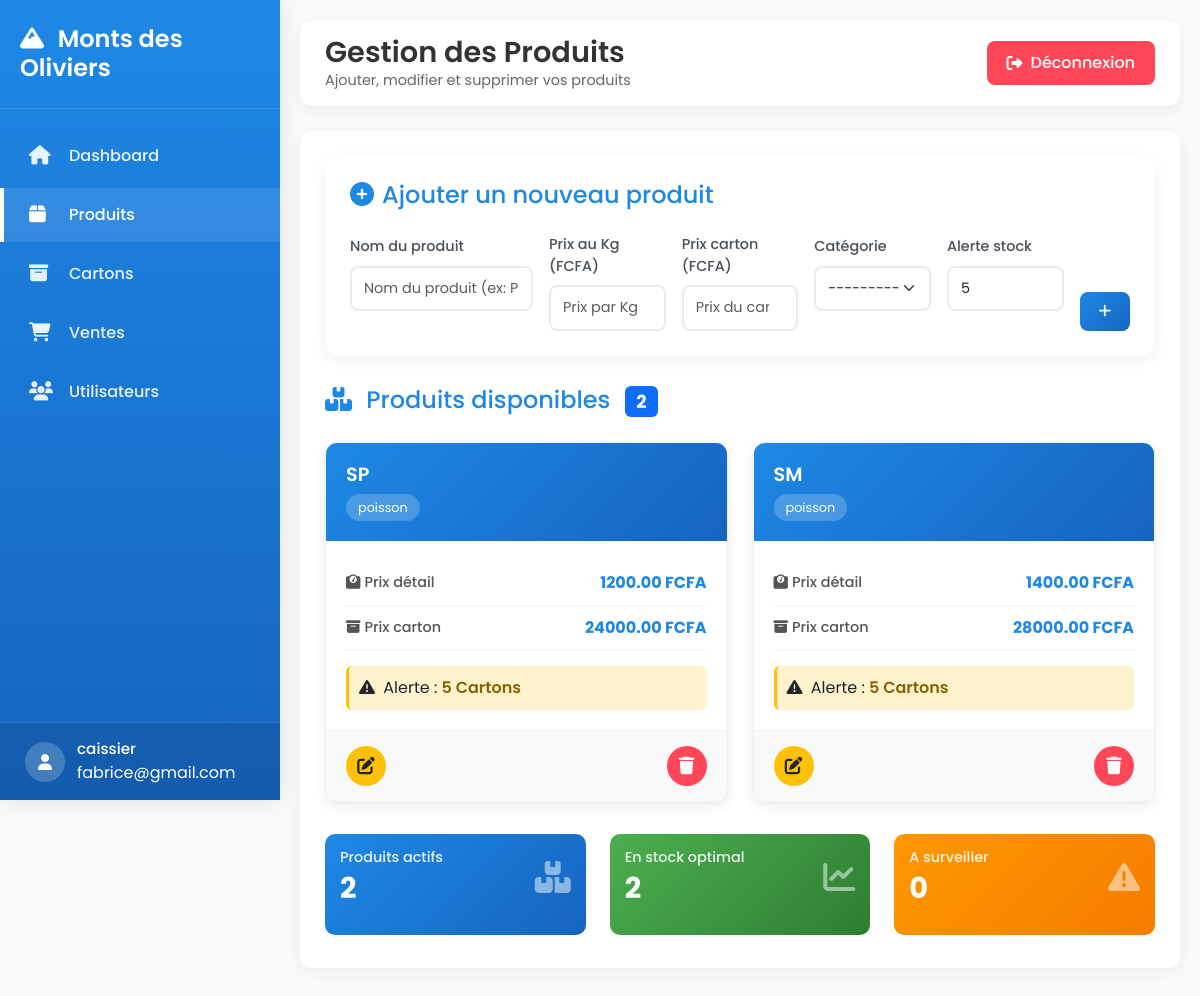
Page /produits/ (signed in) on the committed database.
### stock_produit/models/user.py (models this page shows, shortened)
class User(AbstractUser):
    USER_TYPE_CHOICES = [
        ('admin', 'Admin'),
        ('caissier', 'Caissier'),
    ]
    username = None
    email = models.EmailField(unique=True)
    user_type = models.CharField(max_length=10, choices=USER_TYPE_CHOICES)
    USERNAME_FIELD = 'email'
    REQUIRED_FIELDS = []

### stock_produit/models/produit.py (models this page shows, shortened)
class Produit(models.Model):
    CATEGORY_CHOICES = [
        ('volaille', 'Volailles'),
        ('poisson', 'Poissons'),
        ('frites', 'Frites'),
    ]
    name = models.CharField(max_length=100)
    price_per_kg = models.DecimalField(max_digits=10, decimal_places=2)
    carton_price = models.DecimalField(max_digits=10, decimal_places=2)
    category = models.CharField(max_length=20, choices=CATEGORY_CHOICES)
    stock_alert = models.PositiveIntegerField(default=5)
    created_at = models.DateTimeField(auto_now_add=True)

### stock_produit/views.py (the view)
# urls.py: path("produits/", views.produits, name="produits"),
@login_required
def produits(request):
    produits = Produit.objects.all()
    if request.method == "POST":
        form = ProduitForm(request.POST)
        if form.is_valid():
            form.save()
            return redirect("produits")
    else:
        form = ProduitForm()
    return render(request, "Produit/produits.html", {
        "produits": produits,
        "form": form,
    })

### stock_produit/forms.py
class ProduitForm(forms.ModelForm):
    class Meta:
        model = Produit
        fields = [
            "name",
            "price_per_kg",
            "carton_price",
            "category",
            "stock_alert",
        ]
        widgets = {
            "name": forms.TextInput(attrs={
                "class": "form-control",
                "placeholder": "Nom du produit (ex: Poulet entier)"
            }),
            "price_per_kg": forms.NumberInput(attrs={
                "class": "form-control",
                "placeholder": "Prix par Kg (FCFA)"
            }),
            "carton_price": forms.NumberInput(attrs={
                "class": "form-control",
                "placeholder": "Prix du carton (FCFA)"
            }),
            "category": forms.Select(attrs={
                "class": "form-select"
            }),
            "stock_alert": forms.NumberInput(attrs={
                "class": "form-control",
                "placeholder": "Seuil d’alerte stock (cartons)"
            }),
        }

### stock_produit/templates/Produit/produits.html (shortened to what this page needs)
{% extends "Base/base.html" %}
{% block page_title %}Gestion des Produits{% endblock %}
{% block page_subtitle %}Ajouter, modifier et supprimer vos produits{% endblock %}
{% block content %}
<div class="add-product-form fade-in">
    <h4 class="mb-4" style="color: #1e88e5;">
        <i class="fas fa-plus-circle me-2"></i>Ajouter un nouveau produit
    </h4>
    <form method="post" class="row g-3">
        <div class="col-lg-3 col-md-6">
            <label class="form-label">Nom du produit</label>
            {{ form.name }}
        </div>
        <div class="col-lg-2 col-md-6">
            <label class="form-label">Prix au Kg (FCFA)</label>
            {{ form.price_per_kg }}
        </div>
        <div class="col-lg-2 col-md-6">
            <label class="form-label">Prix carton (FCFA)</label>
            {{ form.carton_price }}
        </div>
        <div class="col-lg-2 col-md-6">
            <label class="form-label">Catégorie</label>
            {{ form.category }}
        </div>
        <div class="col-lg-2 col-md-6">
            <label class="form-label">Alerte stock</label>
            {{ form.stock_alert }}
        </div>
        <div class="col-lg-1 col-md-6 d-flex align-items-end">
            <button type="submit" class="submit-btn">
                <i class="fas fa-plus"></i>
            </button>
        </div>
    </form>
</div>
<div class="fade-in">
    <div class="page-header">
        <h4>
            <i class="fas fa-boxes me-2"></i>
            Produits disponibles
            <span class="badge bg-primary ms-2">{{ produits|length }}</span>
        </h4>
    </div>
    {% if produits %}
    <div class="product-grid">
        {% for p in produits reversed %}
        <div class="product-card">
            <div class="product-header">
                <h5>{{ p.name }}</h5>
                <div class="product-category">{{ p.category }}</div>
            </div>
            <div class="product-body">
                <div class="price-item">
                    <div class="price-label">
                        <i class="fas fa-weight me-1"></i>Prix détail
                    </div>
                    <div class="price-value">{{ p.price_per_kg }} FCFA</div>
                </div>
                <div class="price-item">
                    <div class="price-label">
                        <i class="fas fa-archive me-1"></i>Prix carton
                    </div>
                    <div class="price-value">{{ p.carton_price }} FCFA</div>
                </div>
                <div class="stock-alert">
                    <i class="fas fa-exclamation-triangle me-1"></i>
                    Alerte : <span>{{ p.stock_alert }} Cartons</span>
                </div>
            </div>
            <div class="product-actions">
                <a href="{% url 'produits_update' p.id %}" class="action-btn edit-btn" title="Modifier">
                    <i class="fas fa-edit"></i>
                </a>
                <form method="post" action="{% url 'produits_delete' p.id %}" class="d-inline">
                    <button type="submit" class="action-btn delete-btn" title="Supprimer"
                            onclick="return confirm('Êtes-vous sûr de vouloir supprimer ce produit ?')">
                        <i class="fas fa-trash"></i>
                    </button>
                </form>
            </div>
        </div>
        {% endfor %}
    </div>
    {% else %}
    <div class="empty-state">
        <i class="fas fa-box-open"></i>
        <h4 class="mt-3 mb-2">Aucun produit enregistré</h4>
        <p class="text-muted">Commencez par ajouter votre premier produit en utilisant le formulaire ci-dessus.</p>
    </div>
    {% endif %}
</div>
<div class="row mt-4 fade-in">
    <div class="col-md-4 my-2">
        <div class="stat-card" style="background: linear-gradient(135deg, #1e88e5 0%, #1565c0 100%);">
            <div class="d-flex justify-content-between align-items-center">
                <div>
                    <h6 class="mb-1">Produits actifs</h6>
                    <h3 class="mb-0">{{ produits|length }}</h3>
                </div>
                <i class="fas fa-boxes fa-2x opacity-50"></i>
            </div>
        </div>
    </div>
    <div class="col-md-4 my-2">
        <div class="stat-card" style="background: linear-gradient(135deg, #4CAF50 0%, #2E7D32 100%);">
            <div class="d-flex justify-content-between align-items-center">
                <div>
                    <h6 class="mb-1">En stock optimal</h6>
                    <h3 class="mb-0">{% widthratio produits|length 1 0.7|floatformat:0 %}</h3>
                </div>
                <i class="fas fa-chart-line fa-2x opacity-50"></i>
            </div>
        </div>
    </div>
    <div class="col-md-4 my-2">
        <div class="stat-card" style="background: linear-gradient(135deg, #FF9800 0%, #F57C00 100%);">
            <div class="d-flex justify-content-between align-items-center">
                <div>
                    <h6 class="mb-1">A surveiller</h6>
                    <h3 class="mb-0">{% widthratio produits|length 1 0.2|floatformat:0 %}</h3>
                </div>
                <i class="fas fa-exclamation-triangle fa-2x opacity-50"></i>
            </div>
        </div>
    </div>
</div>
{% endblock %}

### stock_produit/templates/Base/base.html (shortened to what this page needs)
<!DOCTYPE html>
<html lang="fr">
<head>
    <link href="https://cdn.jsdelivr.net/npm/bootstrap@5.3.2/dist/css/bootstrap.min.css" rel="stylesheet">
    <link href="https://cdnjs.cloudflare.com/ajax/libs/font-awesome/6.5.1/css/all.min.css" rel="stylesheet">
</head>
<body>
    <div class="sidebar" id="sidebar">
        <div class="sidebar-header">
            <h3><i class="fas fa-mountain me-2"></i> Monts des Oliviers</h3>
        </div>
        <div class="sidebar-menu">
            <ul>
                <li>
                    <a href="{% url 'dashboard' %}" class="{% if request.path == '/dashboard/' %}active{% endif %}">
                        <i class="fas fa-home"></i>
                        <span>Dashboard</span>
                    </a>
                </li>
                <li>
                    <a href="{% url 'produits' %}" class="{% if 'produits' in request.path %}active{% endif %}">
                        <i class="fas fa-box"></i>
                        <span>Produits</span>
                    </a>
                </li>
                <li>
                    <a href="{% url 'cartons' %}" class="{% if 'cartons' in request.path %}active{% endif %}">
                        <i class="fas fa-archive"></i>
                        <span>Cartons</span>
                    </a>
                </li>
                <li>
                    <a href="{% url 'ventes' %}" class="{% if 'ventes' in request.path %}active{% endif %}">
                        <i class="fas fa-shopping-cart"></i>
                        <span>Ventes</span>
                    </a>
                </li>
                <li>
                    <a href="{% url 'users' %}" class="{% if 'users' in request.path %}active{% endif %}">
                        <i class="fas fa-users"></i>
                        <span>Utilisateurs</span>
                    </a>
                </li>
            </ul>
        </div>
        <div class="user-profile">
            <div class="user-info">
                <div class="user-avatar">
                    <i class="fas fa-user"></i>
                </div>
                <div>
                    {% if request.user.is_authenticated %}
                    <div class="user-name">{{ request.user.user_type }}</div>
                    <span>{{ request.user.email }}</span>
                    {% endif %}
                </div>
            </div>
        </div>
    </div>
    <div class="main-content" id="mainContent">
        <nav class="top-navbar">
            <div class="left-header">
                <div class="page-title">
                    <h1>{% block page_title %}Dashboard{% endblock %}</h1>
                    <p>{% block page_subtitle %}Gestion des opérations commerciales{% endblock %}</p>
                </div>
            </div>
            <div class="top-actions">
                <a href="{% url 'deconnexion' %}" class="logout-btn">
                    <i class="fas fa-sign-out-alt"></i>
                    Déconnexion
                </a>
            </div>
        </nav>
        <div class="content-card fade-in">
            {% block content %}{% endblock %}
        </div>
    </div>
</body>
</html>

### stock_produit/templates/Base/base.html (style rules this page uses)
:root { --primary-blue: #1e88e5; --dark-blue: #1565c0; --light-blue: #e3f2fd; --sidebar-width: 280px; --sidebar-collapsed: 80px; }
* { margin: 0; padding: 0; box-sizing: border-box; font-family: 'Poppins', sans-serif; }
body { background-color: #f8f9fa; min-height: 100vh; overflow-x: hidden; }
.sidebar { width: var(--sidebar-width); background: linear-gradient(180deg, var(--primary-blue) 0%, var(--dark-blue) 100%); position: fixed; top: 0; left: 0; height: 100vh; z-index: 1050; transition: all 0.3s ease; box-shadow: 0 0 20px rgba(0, 0, 0, 0.1); transform: translateX(0); }
.sidebar-header { padding: 25px 20px; border-bottom: 1px solid rgba(255, 255, 255, 0.1); display: flex; justify-content: space-between; align-items: center; }
.sidebar-header h3 { color: white; font-weight: 600; font-size: 1.5rem; margin: 0; }
.sidebar-menu { padding: 20px 0; height: calc(100vh - 180px); overflow-y: auto; }
.sidebar-menu ul { list-style: none; padding: 0; }
.sidebar-menu li { margin-bottom: 5px; }
.sidebar-menu a { display: flex; align-items: center; padding: 15px 25px; color: rgba(255, 255, 255, 0.9); text-decoration: none; transition: all 0.3s; border-left: 4px solid transparent; }
.sidebar-menu a:hover, .sidebar-menu a.active { background: rgba(255, 255, 255, 0.1); color: white; border-left-color: white; }
.sidebar-menu i { width: 25px; font-size: 1.2rem; margin-right: 15px; }
.sidebar-menu span { font-weight: 500; }
.user-profile { position: absolute; bottom: 0; left: 0; right: 0; padding: 15px 25px; border-top: 1px solid rgba(255, 255, 255, 0.1); background: rgba(0, 0, 0, 0.1); }
.user-info { display: flex; align-items: center; color: white; }
.user-avatar { width: 40px; height: 40px; background: rgba(255, 255, 255, 0.2); border-radius: 50%; display: flex; align-items: center; justify-content: center; margin-right: 12px; }
.user-name { font-weight: 500; font-size: 0.95rem; }
.main-content { margin-left: var(--sidebar-width); padding: 20px; min-height: 100vh; transition: all 0.3s ease; }
.top-navbar { background: white; padding: 15px 25px; border-radius: 12px; box-shadow: 0 4px 12px rgba(0, 0, 0, 0.05); margin-bottom: 25px; display: flex; justify-content: space-between; align-items: center; }
.top-navbar .page-title h1 { font-size: 1.8rem; font-weight: 600; color: #333; margin: 0; }
.top-navbar .page-title p { color: #666; margin: 0; font-size: 0.9rem; }
.top-actions { display: flex; align-items: center; gap: 20px; }
.left-header { display: flex; align-items: center; }
.logout-btn { background: #ff4757; color: white; border: none; padding: 10px 20px; border-radius: 8px; font-weight: 500; transition: all 0.3s; display: flex; align-items: center; gap: 8px; text-decoration: none; }
.content-card { background: white; border-radius: 12px; padding: 25px; box-shadow: 0 4px 15px rgba(0, 0, 0, 0.05); margin-bottom: 25px; }
.fade-in { animation: fadeIn 0.5s ease-out; }

### rows in the picture
User: user.user_type "caissier", user.email "fabrice@gmail.com"
Produit: name "SP", category "poisson", price_per_kg "1200.00", carton_price "24000.00", stock_alert "5"
Produit: name "SM", category "poisson", price_per_kg "1400.00", carton_price "28000.00", stock_alert "5"

### other values in the picture
{{ produits|length }} "2"
